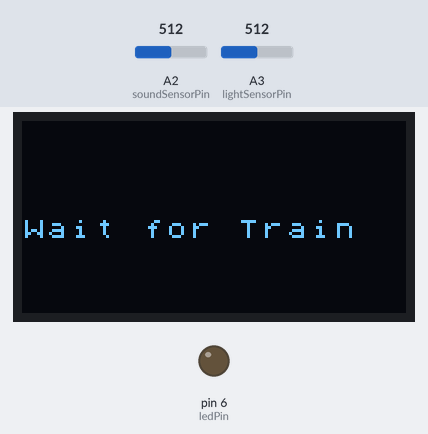
Simulated run of this sketch. Board: Arduino Uno, built with avr-gcc and run on an emulated ATmega328P. On the bench: 128×64 one-colour display, output pins drawn as LEDs (lit = HIGH). Dashed ring = blinking. The test bench sets the inputs (shaded band); at power-on: A3 (lightSensorPin) = 512, A2 (soundSensorPin) = 512. What the sketch prints to the serial monitor is not drawn.

Above: at 1.2 s.
1.3 s: A3 (lightSensorPin) set to 590
2.8 s: A3 (lightSensorPin) set to 610
At 5.0 s:
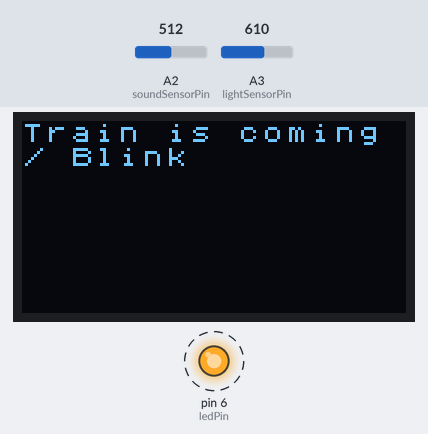
5.8 s: A2 (soundSensorPin) set to 783
At 8.74 s:
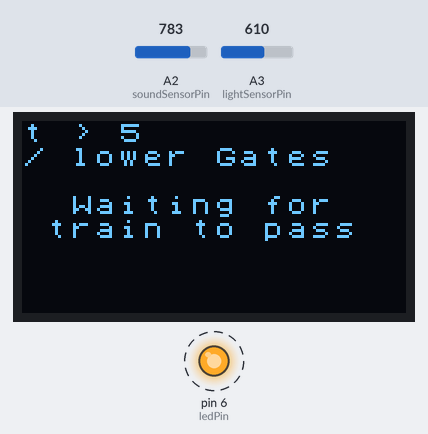
8.8 s: A2 (soundSensorPin) set to 818
At 9.8 s:
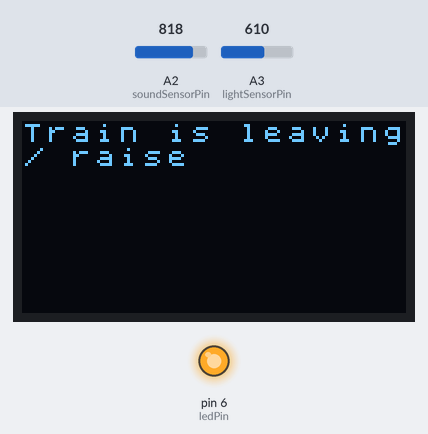
Timing chart, 0 to 17.1 s (numbered marks = the images above; inputs shaded):
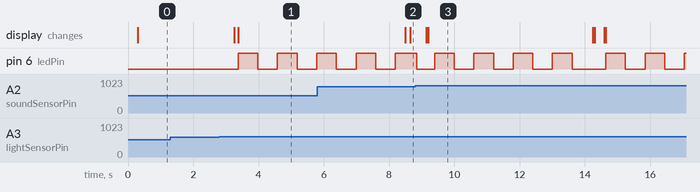

The sketch:

Ex_2.ino
```cpp
#include <Arduino.h>
#include <U8x8lib.h>
U8X8_SSD1306_128X64_NONAME_HW_I2C u8x8(/* reset=*/ U8X8_PIN_NONE);

#define soundSensorPin A2
#define lightSensorPin A3
#define ledPin 6

// 0: Nothing State
// 1: light blinking, waiting to close gates
// 2: lowering gate
// 3: Wait for train to be done passing
// 4: raising gate
int state = 0; // variable that holds the current state. initialize to Normal State, or regular time
unsigned long previousMillis = 0; // holds the previous timer
unsigned long lightTimer = 0; // holds the previous timer

int lightBlink = 0;
int gateClosed = 0;
int lightPrevStatus = 0;

void setup() {
  // put your setup code here, to run once:
  Serial.begin(9600);
  u8x8.begin(); // to start using the screen
  u8x8.setFlipMode(1);
  pinMode(ledPin,OUTPUT);    //Sets the pinMode to Output
}

void loop() {
  // put your main code here, to run repeatedly:
  int lightIntensity = analogRead(lightSensorPin);
  Serial.print("light intensity: ");
  Serial.println(lightIntensity);
  int soundIntensity = analogRead(soundSensorPin);
  Serial.print("sound intensity: ");
  Serial.println(soundIntensity);

  delay(200);
  if (state == 0 && lightIntensity < 600) {
    //    u8x8.clear();
    u8x8.setFont(u8x8_font_chroma48medium8_r);
    u8x8.setCursor(0, 4); //defining the starting point for the cursor
    u8x8.print("Wait for Train");
    state = 0;
  }
  if (state == 0 && lightIntensity >= 600) {
    u8x8.clear();
    previousMillis = millis();
    lightBlink = 1;
    u8x8.setFont(u8x8_font_chroma48medium8_r);
    u8x8.setCursor(0, 0); //defining the starting point for the cursor
    u8x8.print("Train is coming");
    u8x8.setCursor(0, 1); //defining the starting point for the cursor
    u8x8.print("/ Blink");
    state = 1;
  }
  if (state == 1 && (millis() - previousMillis >= 5000)) {
    u8x8.clear();
    previousMillis = millis();
    u8x8.setCursor(0, 0); //defining the starting point for the cursor
    u8x8.print("t > 5");
    u8x8.setCursor(0, 1); //defining the starting point for the cursor
    u8x8.print("/ lower Gates");
    u8x8.setCursor(2, 3); //defining the starting point for the cursor
    u8x8.print("Waiting for");
    u8x8.setCursor(1, 4); //defining the starting point for the cursor
    u8x8.print("train to pass");
    state = 3;
  }
  if (state == 3 && soundIntensity >= 800) {
    u8x8.clear();
    previousMillis = millis();
    u8x8.setFont(u8x8_font_chroma48medium8_r);
    u8x8.setCursor(0, 0); //defining the starting point for the cursor
    u8x8.print("Train is leaving");
    u8x8.setCursor(0, 1); //defining the starting point for the cursor
    u8x8.print("/ raise");
    state = 4;
  }
  if (state == 4 && (millis() - previousMillis >= 5000)) {
    u8x8.clear();
    previousMillis = millis();
    lightBlink = 0;
    u8x8.setFont(u8x8_font_chroma48medium8_r);
    u8x8.setCursor(0, 0); //defining the starting point for the cursor
    u8x8.print("t > 5");
    u8x8.setCursor(0, 1); //defining the starting point for the cursor
    u8x8.print("/ stop");
    state = 0;
  }
  if (lightBlink == 1 && (millis() - lightTimer > 500)) {
    lightTimer = millis();
    if (lightPrevStatus == 0) {
      digitalWrite(ledPin, HIGH);
      lightPrevStatus = 1;
    } else {
      digitalWrite(ledPin, LOW);
      lightPrevStatus = 0;
    }
  }
  if (lightBlink == 0)
    digitalWrite(ledPin, LOW);
}
```

Measured:
- the behaviour switches between 599 and 600 on A3 (lightSensorPin) (found by bisection; images 0 and 1)
- the behaviour switches between 799 and 800 on A2 (soundSensorPin) (found by bisection; images 2 and 3)
- after the input at 1.3 s, every drawn part: stays the same
- after the input at 2.8 s, pin 6 (ledPin): alternates HIGH for 0.60 s and LOW for 0.60 s, starting after 0.57 s; the display: first changes after 0.46 s (image 1 shows a later state)
- after the input at 8.8 s, the display: first changes after 0.34 s (image 3 shows a later state)
